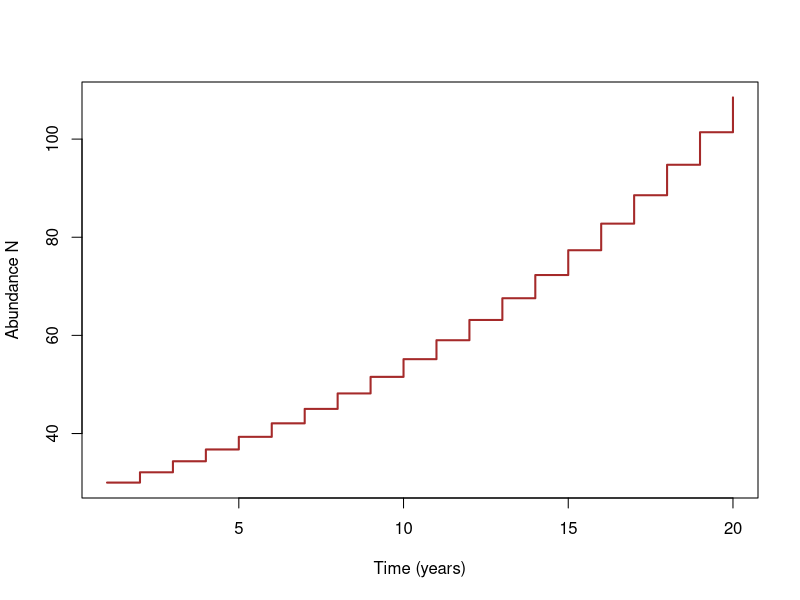
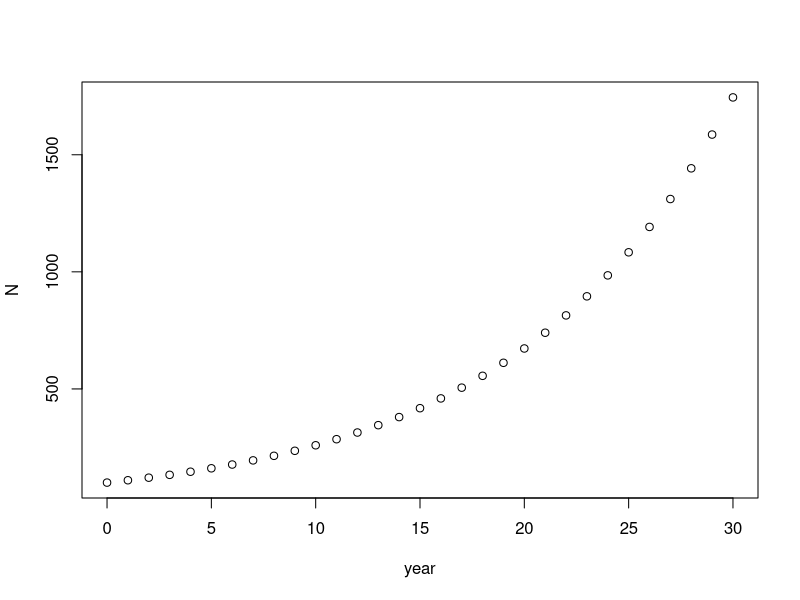

Recreate these plots in R, in order.
## ---- chunk 1
knitr::opts_chunk$set(echo = TRUE, cache = TRUE)
## ---- chunk 2

x <- c(1,rep(2:20,each=2))
y = numeric(length(x)) 
y[1] = 30
for(i in 2:length(x)){
  if(i%%2){
    y[i] = y[i-1]*1.07
  }else{
    y[i] <- y[i-1]
  }
}
#y
plot(x,y,type="l",ylab="Abundance N",xlab="Time (years)",lwd=2,col="brown")


## ---- chunk 3
r_d <- 0.1     #Assign the value of 0.1 to the object "r_d", or discrete per-capita growth rate (discrete)
lambda <- 1 + r_d           # (1 + r) is equal to lambda, the finite rate of growth.  This stores the result of the calculation (1 + 0.1 = 1.1) in the object "lambda".
N0 <- 100    #Assign the value of 100 to the object "N0", or initial population size
nyears <- 30 #Assign the value of 30 to the object "nyears", or the number of time steps to simulate
## ---- chunk 4
N0 * lambda   #Multiplies the value stored in the object "N0" by lambda. As soon as you run this line of code, the result of the calculation is printed.
## ---- chunk 5

year <- seq(from=0, to=nyears, by=1)   #Creates a sequence of numbers from 0 to the value stored in the object "nyears" (in this case, 30). Because you've told this sequence to increment by 1, you've created a string of numbers from 0 - 50 that contains 31 elements. A single series of elements (e.g., a single column of numbers) is called a vector. You then assign this vector to the object "years".

year                                   #Print the value of the object "year" that you just created.

## ---- chunk 6
vec_size <- nyears+1  # number of values to store is one more than nyears (includes year 0 all the way to year 50)
N <- numeric(vec_size)    #Make an empty storage vector. The numeric() function takes the contents within the parentheses and converts those contents to the "numeric" class. Don't worry if this doesn't make sense -- what you need to know is that the value within the parentheses (in this case 31) is used to tell this function how many zeros to create. So, this line of code creates a vector of 31 zeros, and assigns that vector to the object "N".

names(N) <- year

N                         #Prints the contents of the object "N".

## ---- chunk 7
N[1] <- N0                # The brackets [] are used to indicate the position of an element within a vector. This line of code assigns the value of the object "N0" (100) to the first element in the "N" object. Remember, the "N" object is a vector of 31 zeros representing year 0 to year 30. Now, the first zero is changed to 100.

for (i in 2:(nyears+1)){  # This for-loop will run through the line of code between the curly brackets {}. "i" is simply the name of a variable (you can use "j", or "k", instead -- any variable name will do). "i" changes each time the loop iterates; basically, it will increase by 1 each time the loop is run, starting at "2" up until the specified maximum number of loops "nyears+1". 
  N[i] <- N[i-1] * lambda  # This takes the [i - 1] element of "N", multiplies that element by the value of lambda, then assigns that calculated result to the [i] element of "N".
}                         # This ends the for-loop.

round(N)                         # Now print the contents of the object "N" (rounded).
## ---- chunk 8

N30 <- N0*lambda^nyears
round(N30)
## ---- chunk 9
plot(N~year)   #This plot() function tells R to plot the y variable by the x variable. "N" is the y variable (dependent variable), and "year" is the x variable (independent variable). The tilda "~" stands for "as a function of". There are many ways to customize the appearance of a plot in R - for now, just use the defaults.
